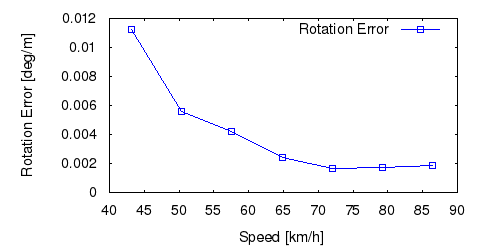

This figure's gnuplot source:
set term postscript eps enhanced color
set output "12_rs.eps"
set size ratio 0.5
set yrange [0:*]
set xlabel "Speed [km/h]"
set ylabel "Rotation Error [deg/m]"
plot "12_rs.txt" using ($1*3.6):($2*57.3) title 'Rotation Error' lc rgb "#0000FF" pt 4 w linespoints
